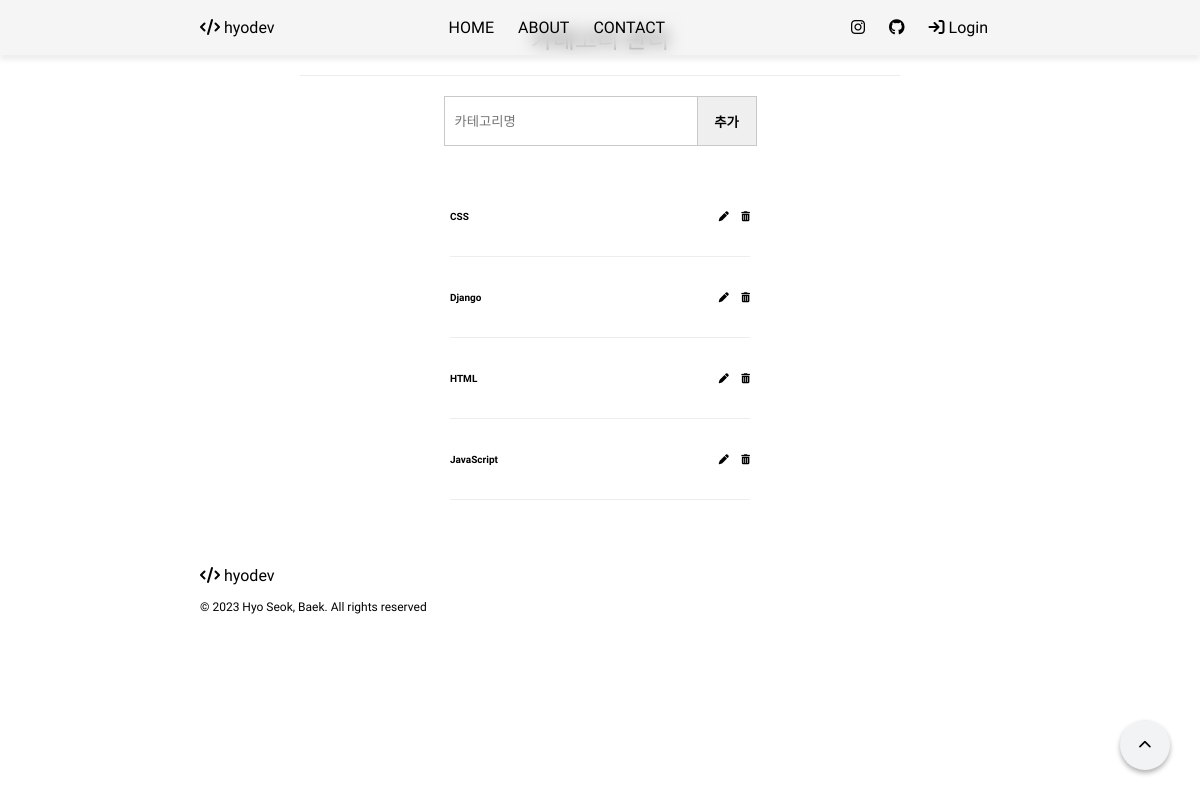
The page /option/ on the database as committed earlier.
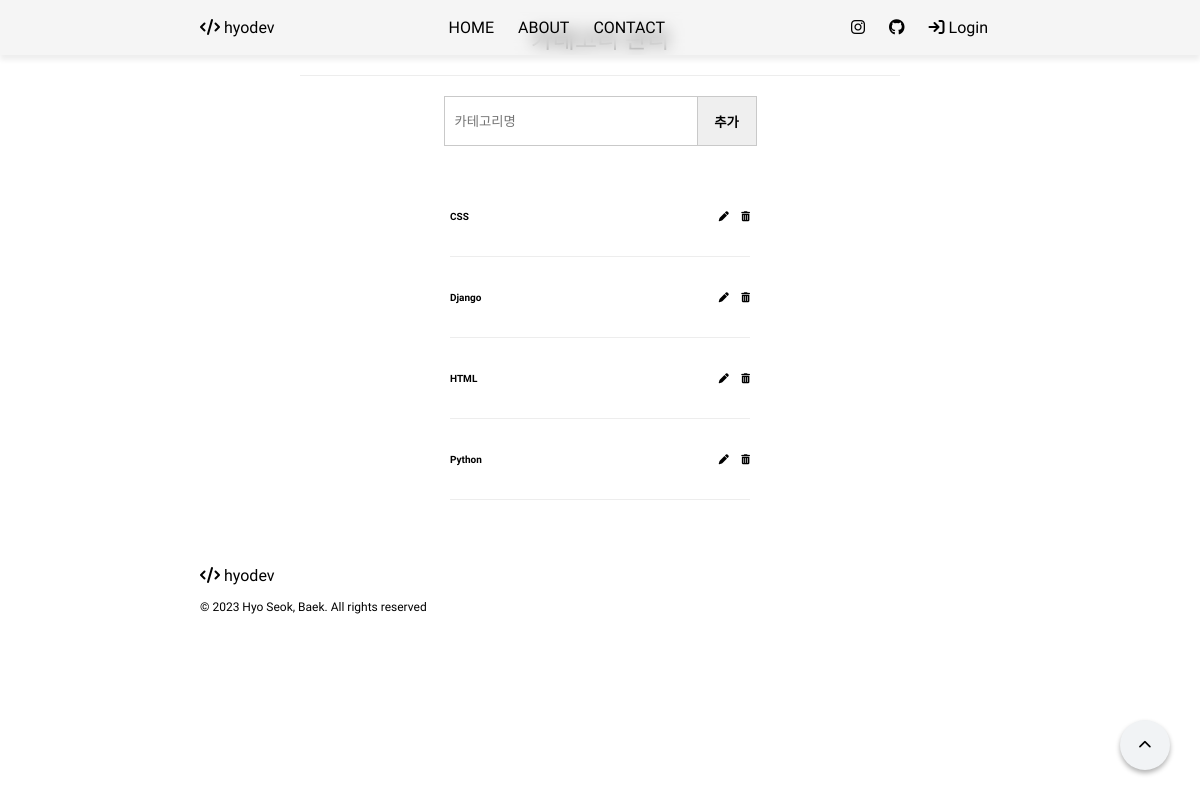
The same page on the database as committed later.
### mypage/models.py (models this page shows, shortened)
class Category(models.Model):
    cate_name = models.CharField(max_length=50)

### mypage/views.py (the view)
# urls.py: path('option/', views.category_option, name='category option'),
def category_option(request):
    categorys = Category.objects.all().order_by('cate_name')
    if request.method == "POST":
        category_name = request.POST['cate_name']
        Category.objects.create(
            cate_name = category_name
        )
    context = {'categorys' : categorys}
    return render(request, "mypage/category_option.html", context)

### config/templates/mypage/category_option.html (shortened to what this page needs)
{% extends "./base.html" %}
{% load static %}
{% block category_option %}
  <link rel="stylesheet" href="{% static 'css/category_option.css' %}"/>
  <div class="description">카테고리 관리</div>
  <form method="POST" class="add-category">
    <input type="text" name="cate_name" placeholder="카테고리명" required="required"/>
    <button type="submit" onclick="return confirm('새로운 카테고리를 추가하시겠습니까?');">
      추가
    </button>
  </form>
  {% for category in categorys %}
    <div class="category-box">
      <div>{{ category.cate_name }}</div>
      <div>
        <a href="/option/modify/{{category.id}}" class="modify">
          <i class="fa-solid fa-pen"></i>
        </a>
        <a href="/option/delete/{{category.id}}" class="delete" onclick="return confirm('해당 카테고리를 삭제하시겠습니까?');">
          <i class="fa-solid fa-trash-can"></i>
        </a>
      </div>
    </div>
  {% endfor %}
{% endblock %}

Rows that differ between the two databases and show on the page:
changed Category: cate_name "JavaScript" → "Python"
